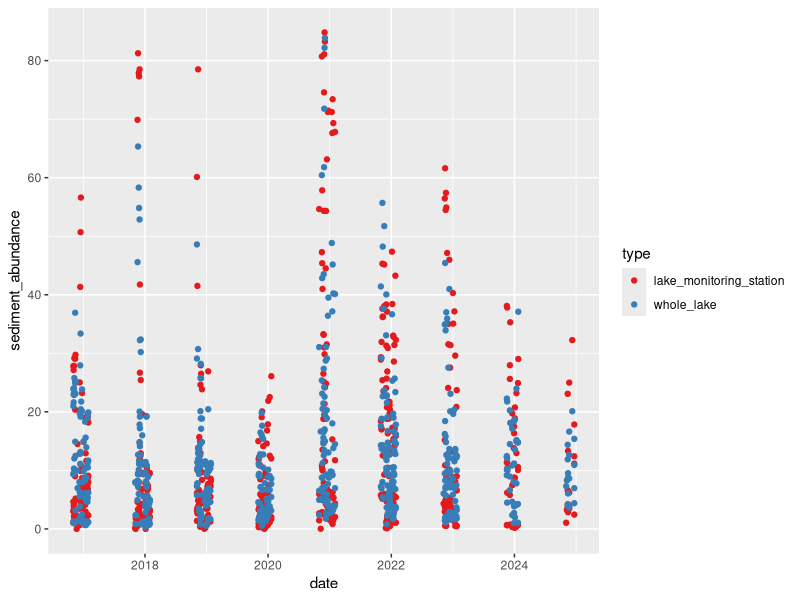
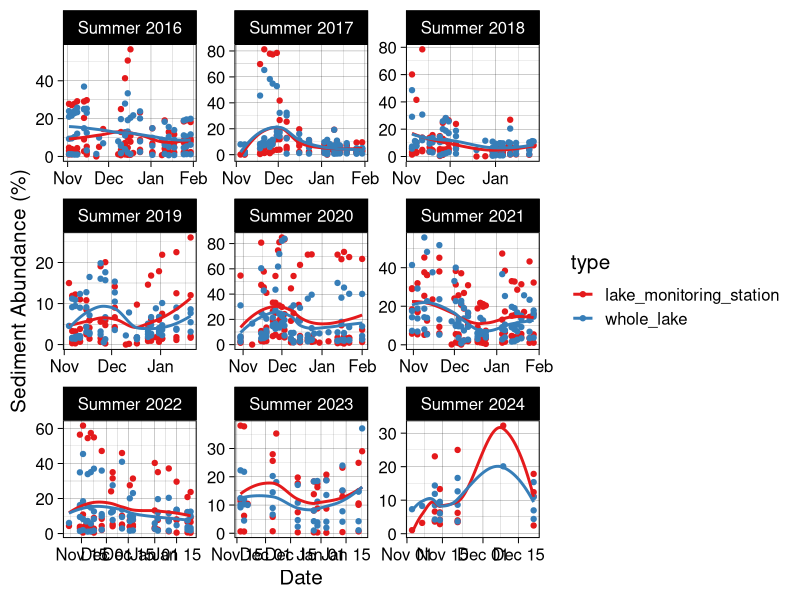
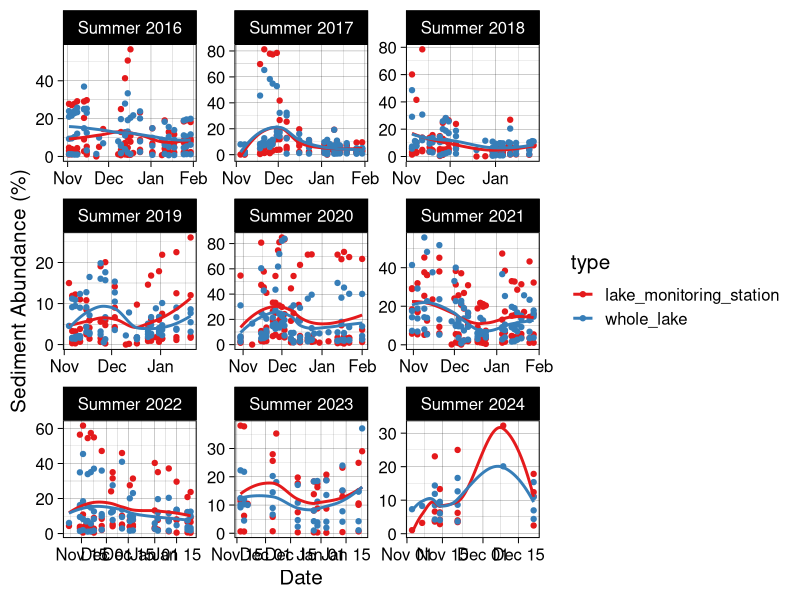
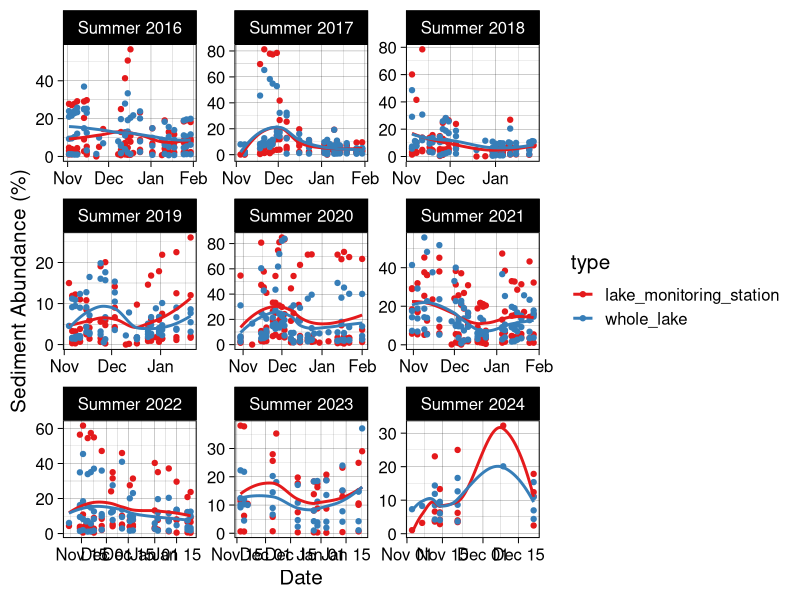
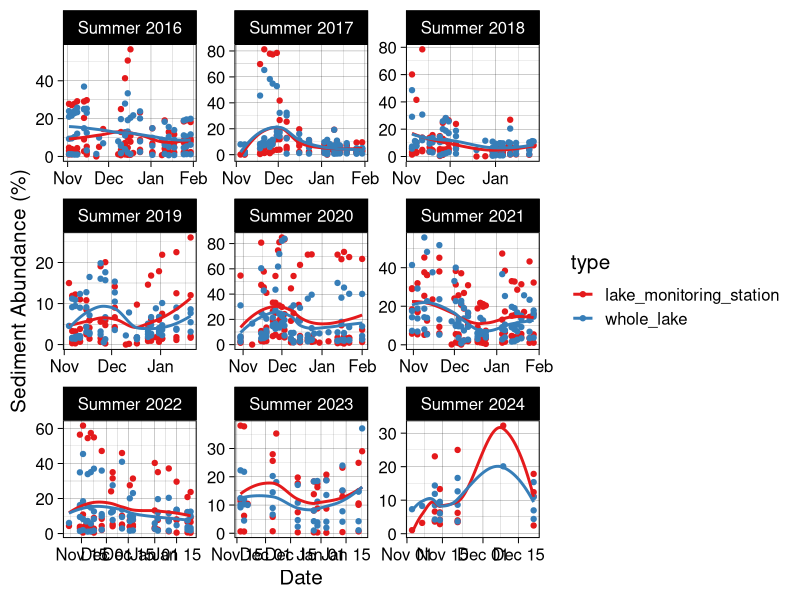

Generate these figures, in order, with R:
######### TVLakes Sediment Output Comparison ###########

library(tidyverse)
library(RColorBrewer)

setwd("~/Documents/R-Repositories/MCM-LTER-MS")

mean_BB <- read_csv("data/sediment abundance data/LANDSAT_sediment_abundances_20250301.csv") |> 
  mutate(date = ymd(date), 
         type = 'lake_monitoring_station') |> 
  select(-`approx_albedo`)

mean_wholelake <- read_csv("data/sediment abundance data/LANDSAT_wholelake_mean_20250307.csv") |> 
  mutate(date = ymd(date), 
         type = "whole_lake")

## Define a season function to plot data by season. Makes data viz a lot easier. 
get_season <- function(date) {
  month <- month(date)
  year <- year(date)
  
  if (month %in% c(11, 12)) {
    return(paste0("Summer ", year))  # November and December belong to the current winter
  } else if (month == 1) {
    return(paste0("Summer ", year - 1))  # January belongs to the previous winter
  } else if (month == 2) {
    return(paste0("Summer ", year - 1))  # February belongs to the previous winter
  } else if (month == 3) {
    return(paste0("Fall ", year))  # March is Spring
  } else if (month %in% 4:5) {
    return(paste0("Fall ", year))  # April and May are Spring
  } else if (month == 6) {
    return(paste0("Winter ", year))  # June is Summer
  } else if (month %in% 7:8) {
    return(paste0("Winter ", year))  # July and August are Summer
  } else if (month == 9) {
    return(paste0("Spring ", year))  # September is Fall
  } else if (month %in% 10) {
    return(paste0("Summer ", year))  # October is Fall
  }
}

# join the two files for easy comparison and plotting
means <- rbind(mean_BB, mean_wholelake) |> 
  mutate(season = sapply(date, get_season), 
         sediment_abundance = sediment_abundance*100, 
         ice_abundance = ice_abundance*100)

## plot the raw output for sediment abundance/ice abundance against each other and see how the outputs compare
ggplot(means, aes(date, sediment_abundance, color = type)) + 
  geom_point() + 
  scale_color_brewer(palette = "Set1") 

# facet by season for sed abundance
ggplot(means, aes(date, sediment_abundance, color = type)) + 
  geom_point() + 
  geom_smooth(se = F) + 
  scale_color_brewer(palette = "Set1") + 
  facet_wrap(vars(season), scales = "free") +
  theme_linedraw(base_size = 15) + 
  xlab("Date") + ylab("Sediment Abundance (%)")

ggsave("plots/manuscript/chapter 1/whole_lake_vs_BB_sed_abundance.png", dpi = 700, 
       height = 8, width = 10)

# facet by season for ice abundance
ggplot(means, aes(date, sediment_abundance, color = type)) + 
  geom_point() + 
  geom_smooth(se = F) + 
  scale_color_brewer(palette = "Set1") + 
  facet_wrap(vars(season), scales = "free") +
  theme_linedraw(base_size = 15) + 
  xlab("Date") + ylab("Sediment Abundance (%)")

ggsave("plots/manuscript/chapter 1/whole_lake_vs_BB_sed_abundance.png", dpi = 700, 
       height = 8, width = 10)











